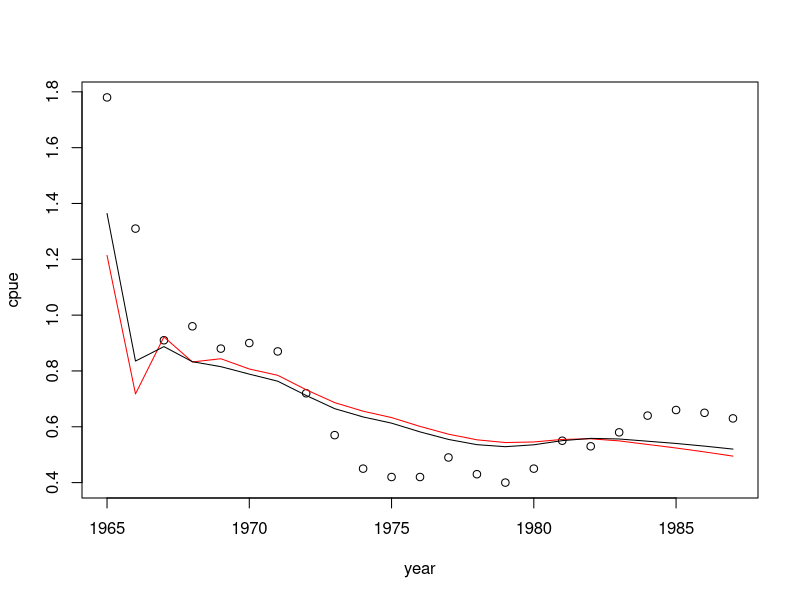

Write R code to recreate this figure.
line = function(q, alpha, s, sigma, lambda, kappa, omega){
	k = 1;
	R0 = 1;
        W0 = 10000;
        B0 = 10000;
        C0 = 0;
        #
        B = matrix(NA, Y, 1)
        W = matrix(NA, Y, 1)
        R = matrix(NA, Y, 1)
        logR = matrix(NA, Y, 1)
        logI = matrix(NA, Y, 1)
        #
        B[1] = R0 + sigma * (lambda+kappa*W0) * (B0-C0) / W0;
        #//logR[1] = log(alpha) + log(B0-C0) + log(1-beta*gamma*(B0-C0))/gamma; //s
        R[1] = R0; #//exp(logR[1]);
        W[1] = B[1]/( R[1]/omega + sigma*(B0-C0)/W0 );
        logI[1] = log(q) + log(B[1] - C[1]/2.);
        for(t in 2:Y){
                B[t] = R[t-1] + sigma * (lambda+kappa*W[t-1]) * (B[t-1]-C[t-1]) / W[t-1];
                #logR[t] = log(alpha) + log(B[t-k]-C[t-k]) + log(1-beta*gamma*(B[t-k]-C[t-k]))/gamma;
                R[t] = alpha*(B[t-k]-C[t-k]) #* (1-beta*(B[t-k]-C[t-k]))#* (1-beta*gamma*(B[t-k]-C[t-k]))^(1/gamma) #exp(logR[t]);
                W[t] = B[t]/( R[t]/omega + sigma*(B[t-1]-C[t-1])/W[t-1] );
                logI[t] = log(q) + log(B[t] - C[t]/2.);
        }
	#
	return( exp(logI) )
}

#
year = 1965:1987;
Y = length(year)
cpue = c(1.78, 1.31, 0.91, 0.96, 0.88, 0.90, 0.87, 0.72, 0.57, 0.45, 0.42, 0.42, 0.49, 0.43, 0.40, 0.45, 0.55, 0.53, 0.58, 0.64, 0.66, 0.65, 0.63)
C = c(94, 212, 195, 383, 320, 402, 366, 606, 378, 319, 309, 389, 277, 254, 170, 97, 91, 177, 216, 229, 211, 231, 223)
#
plot(year, cpue)
lines(year, line(0.0001885146, 0.1545112, 0.2514008, 0.0540272, 7403.512, 11.26196, 213.8503), col='red')
lines(year, line(0.000216797, 0.1799131, 0.2130759, 0.6220578, 0.000731, 1.018862, 0.0007))
